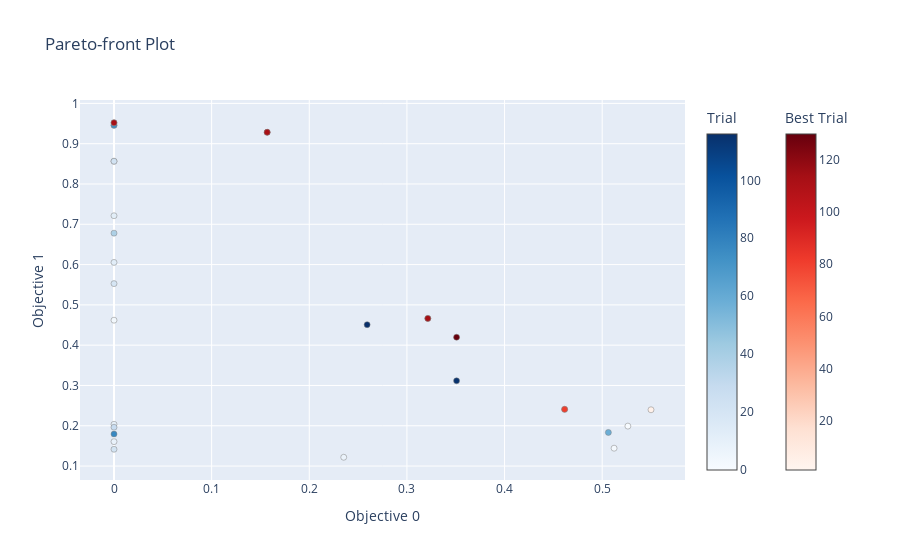

The cell this chart's notebook holds for it:
### Code cell
optuna.visualization.plot_pareto_front(study, targets=lambda t: t.values)

### Figure 1 — Plotly figure (JSON) as saved in the notebook; plotly's stock layout.template omitted (floating-point values rounded to 4 significant figures)
{"data": [{"hovertemplate": "%{text}<extra>Trial</extra>", "marker": {"color": [0, 2, 3, 7, 8, 10, 11, 12, 13, 19, 20, 21, 22, 28, 38, 58, 74, 77, 115, 116], "colorbar": {"title": {"text": "Trial"}}, "colorscale": [[0, "rgb(247,251,255)"], [0.125, "rgb(222,235,247)"], [0.25, "rgb(198,219,239)"], [0.375, "rgb(158,202,225)"], [0.5, "rgb(107,174,214)"], [0.625, "rgb(66,146,198)"], [0.75, "rgb(33,113,181)"], [0.875, "rgb(8,81,156)"], [1, "rgb(8,48,107)"]], "line": {"color": "Grey", "width": 0.5}}, "mode": "markers", "showlegend": false, "text": ["{<br>  \"number\": 0,<br>  \"values\": [<br>    0.5263157894736842,<br>    0.19915208888219763<br>  ],<br>  \"params\": {<br>    \"minPoints\": 7,<br>    \"epsilon\": 2.8409609725522134<br>  },<br>  \"user_attrs\": {<br>    \"unclusteredBags\": 7.0,<br>    \"purity\": 0.532608695652174,<br>    \"precision\": 0.6896551724137931,<br>    \"xb\": 0.09131187265150609,<br>    \"actualNClusters\": 2.0,<br>    \"rand\": 0.532608695652174,<br>    \"sdbw\": 0.9634204110839366,<br>    \"entropy\": 0.8898046322400448,<br>    \"rmsstd\": 0.23322417742028217,<br>    \"recall\": 0.425531914893617,<br>    \"specificity\": 0.7631578947368421,<br>    \"time\": 0.243,<br>    \"clusteredBags\": 85.0,<br>    \"db\": 4.018415756372185,<br>    \"dbcv\": -0.6858259503502765<br>  }<br>}", "{<br>  \"number\": 2,<br>  \"values\": [<br>    0.5121951219512195,<br>    0.1443192456917618<br>  ],<br>  \"params\": {<br>    \"minPoints\": 3,<br>    \"epsilon\": 2.4433652778612345<br>  },<br>  \"user_attrs\": {<br>    \"unclusteredBags\": 6.0,<br>    \"purity\": 0.5760869565217391,<br>    \"precision\": 0.6,<br>    \"xb\": 0.3654748086945995,<br>    \"actualNClusters\": 6.0,<br>    \"rand\": 0.32608695652173914,<br>    \"sdbw\": 0.8290621571380979,<br>    \"entropy\": 0.8653170630420883,<br>    \"rmsstd\": 0.2212999298967137,<br>    \"recall\": 0.44680851063829785,<br>    \"specificity\": 0.6410256410256411,<br>    \"time\": 0.26,<br>    \"clusteredBags\": 86.0,<br>    \"db\": 3.9382527696212044,<br>    \"dbcv\": NaN<br>  }<br>}", "{<br>  \"number\": 3,<br>  \"values\": [<br>    0.0,<br>    0.4619769826028503<br>  ],<br>  \"params\": {<br>    \"minPoints\": 10,<br>    \"epsilon\": 2.178301481400582<br>  },<br>  \"user_attrs\": {<br>    \"unclusteredBags\": 37.0,<br>    \"purity\": 0.391304347826087,<br>    \"precision\": 0.0,<br>    \"xb\": 1.8240050326003576,<br>    \"actualNClusters\": 4.0,<br>    \"rand\": 0.2717391304347826,<br>    \"sdbw\": 0.9208440795104651,<br>    \"entropy\": 0.504948362917223,<br>    \"rmsstd\": 0.2140262709175414,<br>    \"recall\": 0.0,<br>    \"specificity\": 0.0,<br>    \"time\": 0.239,<br>    \"clusteredBags\": 55.0,<br>    \"db\": 9.158096976975173,<br>    \"dbcv\": NaN<br>  }<br>}", "{<br>  \"number\": 7,<br>  \"values\": [<br>    0.23529411764705882,<br>    0.12186552522915228<br>  ],<br>  \"params\": {<br>    \"minPoints\": 4,<br>    \"epsilon\": 3.503620463703845<br>  },<br>  \"user_attrs\": {<br>    \"unclusteredBags\": 2.0,<br>    \"purity\": 0.5760869565217391,<br>    \"precision\": 1.0,<br>    \"xb\": 0.02849702220451041,<br>    \"actualNClusters\": 2.0,<br>    \"rand\": 0.5760869565217391,<br>    \"sdbw\": 0.9818989632282019,<br>    \"entropy\": 0.9036870973510409,<br>    \"rmsstd\": 0.24228022103650676,<br>    \"recall\": 0.13333333333333333,<br>    \"specificity\": 1.0,<br>    \"time\": 0.209,<br>    \"clusteredBags\": 90.0,<br>    \"db\": 2.26202183007152,<br>    \"dbcv\": -0.5795387628850482<br>  }<br>}", "{<br>  \"number\": 8,<br>  \"values\": [<br>    0.0,<br>    0.1606313156736479<br>  ],<br>  \"params\": {<br>    \"minPoints\": 3,<br>    \"epsilon\": 2.8409609725522134<br>  },<br>  \"user_attrs\": {<br>    \"unclusteredBags\": 3.0,<br>    \"purity\": 0.5760869565217391,<br>    \"precision\": 0.0,<br>    \"xb\": 0.10299729809008147,<br>    \"actualNClusters\": 3.0,<br>    \"rand\": 0.5434782608695652,<br>    \"sdbw\": 0.789853484546585,<br>    \"entropy\": 0.8999957861814414,<br>    \"rmsstd\": 0.23167130849369652,<br>    \"recall\": 0.0,<br>    \"specificity\": 0.0,<br>    \"time\": 0.249,<br>    \"clusteredBags\": 89.0,<br>    \"db\": 3.1331532155326847,<br>    \"dbcv\": NaN<br>  }<br>}", "{<br>  \"number\": 10,<br>  \"values\": [<br>    0.0,<br>    0.20369995908388555<br>  ],<br>  \"params\": {<br>    \"minPoints\": 5,<br>    \"epsilon\": 2.708429074321887<br>  },<br>  \"user_attrs\": {<br>    \"unclusteredBags\": 7.0,<br>    \"purity\": 0.5217391304347826,<br>    \"precision\": 0.0,<br>    \"xb\": 0.11623096488274501,<br>    \"actualNClusters\": 3.0,<br>    \"rand\": 0.3695652173913043,<br>    \"sdbw\": 0.918088924848921,<br>    \"entropy\": 0.889987879339369,<br>    \"rmsstd\": 0.21718976094210177,<br>    \"recall\": 0.0,<br>    \"specificity\": 0.0,<br>    \"time\": 0.269,<br>    \"clusteredBags\": 85.0,<br>    \"db\": 3.533431774068814,<br>    \"dbcv\": -0.643229411652357<br>  }<br>}", "{<br>  \"number\": 11,<br>  \"values\": [<br>    0.0,<br>    0.8564381951846697<br>  ],<br>  \"params\": {<br>    \"minPoints\": 6,<br>    \"epsilon\": 1.5156419902489504<br>  },<br>  \"user_attrs\": {<br>    \"unclusteredBags\": 74.0,<br>    \"purity\": 0.17391304347826086,<br>    \"precision\": 0.0,<br>    \"xb\": 0.11313379577117513,<br>    \"actualNClusters\": 3.0,<br>    \"rand\": 0.07608695652173914,<br>    \"sdbw\": 0.8267047985618082,<br>    \"entropy\": 0.08741134760833062,<br>    \"rmsstd\": 0.2049612892413961,<br>    \"recall\": 0.0,<br>    \"specificity\": 0.0,<br>    \"time\": 0.206,<br>    \"clusteredBags\": 18.0,<br>    \"db\": 3.3564218765751774,<br>    \"dbcv\": NaN<br>  }<br>}", "{<br>  \"number\": 12,<br>  \"values\": [<br>    0.0,<br>    0.7212312345590833<br>  ],<br>  \"params\": {<br>    \"minPoints\": 10,<br>    \"epsilon\": 1.780705786709603<br>  },<br>  \"user_attrs\": {<br>    \"unclusteredBags\": 65.0,<br>    \"purity\": 0.2391304347826087,<br>    \"precision\": 0.0,<br>    \"xb\": 1.149425407388785,<br>    \"actualNClusters\": 3.0,<br>    \"rand\": 0.15217391304347827,<br>    \"sdbw\": 0.937907103231656,<br>    \"entropy\": 0.1981021457609688,<br>    \"rmsstd\": 0.21529184923022895,<br>    \"recall\": 0.0,<br>    \"specificity\": 0.0,<br>    \"time\": 0.214,<br>    \"clusteredBags\": 27.0,<br>    \"db\": 9.040113966067713,<br>    \"dbcv\": NaN<br>  }<br>}", "{<br>  \"number\": 13,<br>  \"values\": [<br>    0.0,<br>    0.6053555691458503<br>  ],<br>  \"params\": {<br>    \"minPoints\": 8,<br>    \"epsilon\": 1.9132376849399293<br>  },<br>  \"user_attrs\": {<br>    \"unclusteredBags\": 48.0,<br>    \"purity\": 0.34782608695652173,<br>    \"precision\": 0.0,<br>    \"xb\": 0.3739219991954922,<br>    \"actualNClusters\": 4.0,<br>    \"rand\": 0.1956521739130435,<br>    \"sdbw\": 0.8854496460411418,<br>    \"entropy\": 0.3214177487550479,<br>    \"rmsstd\": 0.19557669672367126,<br>    \"recall\": 0.0,<br>    \"specificity\": 0.0,<br>    \"time\": 0.225,<br>    \"clusteredBags\": 44.0,<br>    \"db\": 5.042095533861254,<br>    \"dbcv\": NaN<br>  }<br>}", "{<br>  \"number\": 19,<br>  \"values\": [<br>    0.0,<br>    0.9456521739130435<br>  ],<br>  \"params\": {<br>    \"minPoints\": 5,<br>    \"epsilon\": 1.3831100920186241<br>  },<br>  \"user_attrs\": {<br>    \"unclusteredBags\": 87.0,<br>    \"purity\": 0.043478260869565216,<br>    \"precision\": 0.0,<br>    \"xb\": NaN,<br>    \"actualNClusters\": 1.0,<br>    \"rand\": 0.043478260869565216,<br>    \"sdbw\": NaN,<br>    \"entropy\": 0.039235222548226215,<br>    \"rmsstd\": 0.24761202388392448,<br>    \"recall\": 0.0,<br>    \"specificity\": 0.0,<br>    \"time\": 0.214,<br>    \"clusteredBags\": 5.0,<br>    \"db\": NaN,<br>    \"dbcv\": NaN<br>  }<br>}", "{<br>  \"number\": 20,<br>  \"values\": [<br>    0.0,<br>    0.5527525643263004<br>  ],<br>  \"params\": {<br>    \"minPoints\": 9,<br>    \"epsilon\": 2.0457695831702556<br>  },<br>  \"user_attrs\": {<br>    \"unclusteredBags\": 43.0,<br>    \"purity\": 0.3695652173913043,<br>    \"precision\": 0.0,<br>    \"xb\": 0.46208767485428853,<br>    \"actualNClusters\": 3.0,<br>    \"rand\": 0.2717391304347826,<br>    \"sdbw\": 0.8684797195537776,<br>    \"entropy\": 0.42435018291509985,<br>    \"rmsstd\": 0.20555193330459162,<br>    \"recall\": 0.0,<br>    \"specificity\": 0.0,<br>    \"time\": 0.238,<br>    \"clusteredBags\": 49.0,<br>    \"db\": 6.135444772593101,<br>    \"dbcv\": NaN<br>  }<br>}", "{<br>  \"number\": 21,<br>  \"values\": [<br>    0.0,<br>    0.14165413121536274<br>  ],<br>  \"params\": {<br>    \"minPoints\": 2,<br>    \"epsilon\": 3.2385566672431922<br>  },<br>  \"user_attrs\": {<br>    \"unclusteredBags\": 1.0,<br>    \"purity\": 0.5652173913043478,<br>    \"precision\": 0.0,<br>    \"xb\": 0.1535200835625353,<br>    \"actualNClusters\": 4.0,<br>    \"rand\": 0.4673913043478261,<br>    \"sdbw\": 0.9442432842076347,<br>    \"entropy\": 0.9287789140781227,<br>    \"rmsstd\": 0.23015556986347016,<br>    \"recall\": 0.0,<br>    \"specificity\": 0.0,<br>    \"time\": 0.271,<br>    \"clusteredBags\": 91.0,<br>    \"db\": 2.7695328569936257,<br>    \"dbcv\": NaN<br>  }<br>}", "{<br>  \"number\": 22,<br>  \"values\": [<br>    0.0,<br>    0.8564381951846697<br>  ],<br>  \"params\": {<br>    \"minPoints\": 6,<br>    \"epsilon\": 1.5156419902489504<br>  },<br>  \"user_attrs\": {<br>    \"unclusteredBags\": 74.0,<br>    \"purity\": 0.17391304347826086,<br>    \"precision\": 0.0,<br>    \"xb\": 0.11313379577117513,<br>    \"actualNClusters\": 3.0,<br>    \"rand\": 0.07608695652173914,<br>    \"sdbw\": 0.8267047985618082,<br>    \"entropy\": 0.08741134760833062,<br>    \"rmsstd\": 0.2049612892413961,<br>    \"recall\": 0.0,<br>    \"specificity\": 0.0,<br>    \"time\": 0.211,<br>    \"clusteredBags\": 18.0,<br>    \"db\": 3.3564218765751774,<br>    \"dbcv\": NaN<br>  }<br>}", "{<br>  \"number\": 28,<br>  \"values\": [<br>    0.0,<br>    0.1963364068131953<br>  ],<br>  \"params\": {<br>    \"minPoints\": 4,<br>    \"epsilon\": 2.310833379630908<br>  },<br>  \"user_attrs\": {<br>    \"unclusteredBags\": 13.0,<br>    \"purity\": 0.5543478260869565,<br>    \"precision\": 0.0,<br>    \"xb\": 1.5906220460657647,<br>    \"actualNClusters\": 6.0,<br>    \"rand\": 0.30434782608695654,<br>    \"sdbw\": 0.9506809780738076,<br>    \"entropy\": 0.7564485969571394,<br>    \"rmsstd\": 0.21647620641386275,<br>    \"recall\": 0.0,<br>    \"specificity\": 0.0,<br>    \"time\": 0.258,<br>    \"clusteredBags\": 79.0,<br>    \"db\": 7.041173434840829,<br>    \"dbcv\": NaN<br>  }<br>}", "{<br>  \"number\": 38,<br>  \"values\": [<br>    0.0,<br>    0.6779804326016835<br>  ],<br>  \"params\": {<br>    \"minPoints\": 7,<br>    \"epsilon\": 1.780705786709603<br>  },<br>  \"user_attrs\": {<br>    \"unclusteredBags\": 59.0,<br>    \"purity\": 0.30434782608695654,<br>    \"precision\": 0.0,<br>    \"xb\": 0.2168689436831883,<br>    \"actualNClusters\": 4.0,<br>    \"rand\": 0.16304347826086957,<br>    \"sdbw\": 0.882684315326096,<br>    \"entropy\": 0.17987045007220642,<br>    \"rmsstd\": 0.21490450304564637,<br>    \"recall\": 0.0,<br>    \"specificity\": 0.0,<br>    \"time\": 0.246,<br>    \"clusteredBags\": 33.0,<br>    \"db\": 3.978235399567394,<br>    \"dbcv\": NaN<br>  }<br>}", "{<br>  \"number\": 58,<br>  \"values\": [<br>    0.5063291139240507,<br>    0.1834167034679391<br>  ],<br>  \"params\": {<br>    \"minPoints\": 9,<br>    \"epsilon\": 3.106024769012866<br>  },<br>  \"user_attrs\": {<br>    \"unclusteredBags\": 5.0,<br>    \"purity\": 0.5217391304347826,<br>    \"precision\": 0.625,<br>    \"xb\": 0.08544027819699944,<br>    \"actualNClusters\": 2.0,<br>    \"rand\": 0.5217391304347826,<br>    \"sdbw\": 0.9567135610068201,<br>    \"entropy\": 0.9296605647981369,<br>    \"rmsstd\": 0.2319619117142791,<br>    \"recall\": 0.425531914893617,<br>    \"specificity\": 0.7,<br>    \"time\": 0.261,<br>    \"clusteredBags\": 87.0,<br>    \"db\": 3.889074546452046,<br>    \"dbcv\": -0.6874126346021637<br>  }<br>}", "{<br>  \"number\": 74,<br>  \"values\": [<br>    0.0,<br>    0.9456521739130435<br>  ],<br>  \"params\": {<br>    \"minPoints\": 5,<br>    \"epsilon\": 1.3831100920186241<br>  },<br>  \"user_attrs\": {<br>    \"unclusteredBags\": 87.0,<br>    \"purity\": 0.043478260869565216,<br>    \"precision\": 0.0,<br>    \"xb\": NaN,<br>    \"actualNClusters\": 1.0,<br>    \"rand\": 0.043478260869565216,<br>    \"sdbw\": NaN,<br>    \"entropy\": 0.039235222548226215,<br>    \"rmsstd\": 0.24761202388392448,<br>    \"recall\": 0.0,<br>    \"specificity\": 0.0,<br>    \"time\": 0.207,<br>    \"clusteredBags\": 5.0,<br>    \"db\": NaN,<br>    \"dbcv\": NaN<br>  }<br>}", "{<br>  \"number\": 77,<br>  \"values\": [<br>    0.0,<br>    0.17934314311742514<br>  ],<br>  \"params\": {<br>    \"minPoints\": 3,<br>    \"epsilon\": 2.310833379630908<br>  },<br>  \"user_attrs\": {<br>    \"unclusteredBags\": 10.0,<br>    \"purity\": 0.5869565217391305,<br>    \"precision\": 0.0,<br>    \"xb\": 1.6475853071211497,<br>    \"actualNClusters\": 7.0,<br>    \"rand\": 0.30434782608695654,<br>    \"sdbw\": 0.8721289175226191,<br>    \"entropy\": 0.7564485969571394,<br>    \"rmsstd\": 0.21450575125919583,<br>    \"recall\": 0.0,<br>    \"specificity\": 0.0,<br>    \"time\": 0.264,<br>    \"clusteredBags\": 82.0,<br>    \"db\": 6.209279532542807,<br>    \"dbcv\": NaN<br>  }<br>}", "{<br>  \"number\": 115,<br>  \"values\": [<br>    0.3508771929824561,<br>    0.311558696116228<br>  ],<br>  \"params\": {<br>    \"minPoints\": 4,<br>    \"epsilon\": 2.0457695831702556<br>  },<br>  \"user_attrs\": {<br>    \"unclusteredBags\": 19.0,<br>    \"purity\": 0.5652173913043478,<br>    \"precision\": 1.0,<br>    \"xb\": 1.0041060630594663,<br>    \"actualNClusters\": 9.0,<br>    \"rand\": 0.2391304347826087,<br>    \"sdbw\": 0.8053724587264229,<br>    \"entropy\": 0.5409652085041649,<br>    \"rmsstd\": 0.2081013735524732,<br>    \"recall\": 0.2127659574468085,<br>    \"specificity\": 1.0,<br>    \"time\": 0.246,<br>    \"clusteredBags\": 73.0,<br>    \"db\": 5.066805954014814,<br>    \"dbcv\": NaN<br>  }<br>}", "{<br>  \"number\": 116,<br>  \"values\": [<br>    0.25925925925925924,<br>    0.4508646379458619<br>  ],<br>  \"params\": {<br>    \"minPoints\": 2,<br>    \"epsilon\": 1.6481738884792767<br>  },<br>  \"user_attrs\": {<br>    \"unclusteredBags\": 27.0,<br>    \"purity\": 0.6195652173913043,<br>    \"precision\": 1.0,<br>    \"xb\": NaN,<br>    \"actualNClusters\": 17.0,<br>    \"rand\": 0.11956521739130435,<br>    \"sdbw\": 0.6814149329800142,<br>    \"entropy\": 0.2395852606518089,<br>    \"rmsstd\": 0.20019958678380773,<br>    \"recall\": 0.14893617021276595,<br>    \"specificity\": 1.0,<br>    \"time\": 0.226,<br>    \"clusteredBags\": 65.0,<br>    \"db\": NaN,<br>    \"dbcv\": NaN<br>  }<br>}"], "type": "scatter", "x": [0.5263, 0.5122, 0, 0.2353, 0, 0, 0, 0, 0, 0, 0, 0, 0, 0, 0, 0.5063, 0, 0, 0.3509, 0.2593], "y": [0.1992, 0.1443, 0.462, 0.1219, 0.1606, 0.2037, 0.8564, 0.7212, 0.6054, 0.9457, 0.5528, 0.1417, 0.8564, 0.1963, 0.678, 0.1834, 0.9457, 0.1793, 0.3116, 0.4509]}, {"hovertemplate": "%{text}<extra>Best Trial</extra>", "marker": {"color": [1, 4, 5, 9, 81, 93, 112, 113, 114, 130], "colorbar": {"title": {"text": "Best Trial"}, "x": 1.1, "xpad": 40}, "colorscale": [[0, "rgb(255,245,240)"], [0.125, "rgb(254,224,210)"], [0.25, "rgb(252,187,161)"], [0.375, "rgb(252,146,114)"], [0.5, "rgb(251,106,74)"], [0.625, "rgb(239,59,44)"], [0.75, "rgb(203,24,29)"], [0.875, "rgb(165,15,21)"], [1, "rgb(103,0,13)"]], "line": {"color": "Grey", "width": 0.5}}, "mode": "markers", "showlegend": false, "text": ["{<br>  \"number\": 1,<br>  \"values\": [<br>    0.46153846153846156,<br>    0.24077127598059103<br>  ],<br>  \"params\": {<br>    \"minPoints\": 8,<br>    \"epsilon\": 2.5758971760915608<br>  },<br>  \"user_attrs\": {<br>    \"unclusteredBags\": 12.0,<br>    \"purity\": 0.5434782608695652,<br>    \"precision\": 0.5806451612903226,<br>    \"xb\": 0.2218371284876234,<br>    \"actualNClusters\": 3.0,<br>    \"rand\": 0.3804347826086957,<br>    \"sdbw\": 0.9662680861427134,<br>    \"entropy\": 0.792460557193463,<br>    \"rmsstd\": 0.2204372220591827,<br>    \"recall\": 0.3829787234042553,<br>    \"specificity\": 0.6060606060606061,<br>    \"time\": 0.243,<br>    \"clusteredBags\": 80.0,<br>    \"db\": 4.951522066054365,<br>    \"dbcv\": -0.591170327893492<br>  }<br>}", "{<br>  \"number\": 4,<br>  \"values\": [<br>    0.55,<br>    0.23967940069910634<br>  ],<br>  \"params\": {<br>    \"minPoints\": 9,<br>    \"epsilon\": 2.4433652778612345<br>  },<br>  \"user_attrs\": {<br>    \"unclusteredBags\": 15.0,<br>    \"purity\": 0.5434782608695652,<br>    \"precision\": 0.6666666666666666,<br>    \"xb\": 0.2797307031229158,<br>    \"actualNClusters\": 4.0,<br>    \"rand\": 0.32608695652173914,<br>    \"sdbw\": 0.937007556328971,<br>    \"entropy\": 0.7706997553833398,<br>    \"rmsstd\": 0.21875400876581808,<br>    \"recall\": 0.46808510638297873,<br>    \"specificity\": 0.6333333333333333,<br>    \"time\": 0.266,<br>    \"clusteredBags\": 77.0,<br>    \"db\": 4.4902080387828045,<br>    \"dbcv\": -0.5054461326136526<br>  }<br>}", "{<br>  \"number\": 5,<br>  \"values\": [<br>    0.0,<br>    0.9519643987079918<br>  ],<br>  \"params\": {<br>    \"minPoints\": 2,<br>    \"epsilon\": 0.9855143973276451<br>  },<br>  \"user_attrs\": {<br>    \"unclusteredBags\": 81.0,<br>    \"purity\": 0.11956521739130435,<br>    \"precision\": 0.0,<br>    \"xb\": 0.14663027274919443,<br>    \"actualNClusters\": 5.0,<br>    \"rand\": 0.05434782608695652,<br>    \"sdbw\": 0.7379150599659087,<br>    \"entropy\": 0.0,<br>    \"rmsstd\": 0.222600199436789,<br>    \"recall\": 0.0,<br>    \"specificity\": 0.0,<br>    \"time\": 0.197,<br>    \"clusteredBags\": 11.0,<br>    \"db\": 3.158089311851175,<br>    \"dbcv\": NaN<br>  }<br>}", "{<br>  \"number\": 9,<br>  \"values\": [<br>    0.32142857142857145,<br>    0.46642607502986094<br>  ],<br>  \"params\": {<br>    \"minPoints\": 3,<br>    \"epsilon\": 1.780705786709603<br>  },<br>  \"user_attrs\": {<br>    \"unclusteredBags\": 25.0,<br>    \"purity\": 0.5652173913043478,<br>    \"precision\": 1.0,<br>    \"xb\": 0.8355823064570116,<br>    \"actualNClusters\": 11.0,<br>    \"rand\": 0.17391304347826086,<br>    \"sdbw\": 0.7216970803658073,<br>    \"entropy\": 0.4154972105697361,<br>    \"rmsstd\": 0.18727929694934844,<br>    \"recall\": 0.19148936170212766,<br>    \"specificity\": 1.0,<br>    \"time\": 0.225,<br>    \"clusteredBags\": 67.0,<br>    \"db\": 4.443199450414725,<br>    \"dbcv\": NaN<br>  }<br>}", "{<br>  \"number\": 81,<br>  \"values\": [<br>    0.46153846153846156,<br>    0.24077127598059103<br>  ],<br>  \"params\": {<br>    \"minPoints\": 8,<br>    \"epsilon\": 2.5758971760915608<br>  },<br>  \"user_attrs\": {<br>    \"unclusteredBags\": 12.0,<br>    \"purity\": 0.5434782608695652,<br>    \"precision\": 0.5806451612903226,<br>    \"xb\": 0.2218371284876234,<br>    \"actualNClusters\": 3.0,<br>    \"rand\": 0.3804347826086957,<br>    \"sdbw\": 0.9662680861427134,<br>    \"entropy\": 0.792460557193463,<br>    \"rmsstd\": 0.2204372220591827,<br>    \"recall\": 0.3829787234042553,<br>    \"specificity\": 0.6060606060606061,<br>    \"time\": 0.254,<br>    \"clusteredBags\": 80.0,<br>    \"db\": 4.951522066054365,<br>    \"dbcv\": -0.591170327893492<br>  }<br>}", "{<br>  \"number\": 93,<br>  \"values\": [<br>    0.1568627450980392,<br>    0.9283340565987419<br>  ],<br>  \"params\": {<br>    \"minPoints\": 4,<br>    \"epsilon\": 1.2505781937882978<br>  },<br>  \"user_attrs\": {<br>    \"unclusteredBags\": 80.0,<br>    \"purity\": 0.10869565217391304,<br>    \"precision\": 1.0,<br>    \"xb\": 0.08447570669626155,<br>    \"actualNClusters\": 3.0,<br>    \"rand\": 0.07608695652173914,<br>    \"sdbw\": 0.7481500428560292,<br>    \"entropy\": 0.07054592386601155,<br>    \"rmsstd\": 0.19713902475797737,<br>    \"recall\": 0.0851063829787234,<br>    \"specificity\": 1.0,<br>    \"time\": 0.221,<br>    \"clusteredBags\": 12.0,<br>    \"db\": 2.983281910175941,<br>    \"dbcv\": NaN<br>  }<br>}", "{<br>  \"number\": 112,<br>  \"values\": [<br>    0.1568627450980392,<br>    0.9283340565987419<br>  ],<br>  \"params\": {<br>    \"minPoints\": 4,<br>    \"epsilon\": 1.2505781937882978<br>  },<br>  \"user_attrs\": {<br>    \"unclusteredBags\": 80.0,<br>    \"purity\": 0.10869565217391304,<br>    \"precision\": 1.0,<br>    \"xb\": 0.08447570669626155,<br>    \"actualNClusters\": 3.0,<br>    \"rand\": 0.07608695652173914,<br>    \"sdbw\": 0.7481500428560292,<br>    \"entropy\": 0.07054592386601155,<br>    \"rmsstd\": 0.19713902475797737,<br>    \"recall\": 0.0851063829787234,<br>    \"specificity\": 1.0,<br>    \"time\": 0.199,<br>    \"clusteredBags\": 12.0,<br>    \"db\": 2.983281910175941,<br>    \"dbcv\": NaN<br>  }<br>}", "{<br>  \"number\": 113,<br>  \"values\": [<br>    0.0,<br>    0.9519643987079918<br>  ],<br>  \"params\": {<br>    \"minPoints\": 2,<br>    \"epsilon\": 0.9855143973276451<br>  },<br>  \"user_attrs\": {<br>    \"unclusteredBags\": 81.0,<br>    \"purity\": 0.11956521739130435,<br>    \"precision\": 0.0,<br>    \"xb\": 0.14663027274919443,<br>    \"actualNClusters\": 5.0,<br>    \"rand\": 0.05434782608695652,<br>    \"sdbw\": 0.7379150599659087,<br>    \"entropy\": 0.0,<br>    \"rmsstd\": 0.222600199436789,<br>    \"recall\": 0.0,<br>    \"specificity\": 0.0,<br>    \"time\": 0.196,<br>    \"clusteredBags\": 11.0,<br>    \"db\": 3.158089311851175,<br>    \"dbcv\": NaN<br>  }<br>}", "{<br>  \"number\": 114,<br>  \"values\": [<br>    0.32142857142857145,<br>    0.46642607502986094<br>  ],<br>  \"params\": {<br>    \"minPoints\": 3,<br>    \"epsilon\": 1.780705786709603<br>  },<br>  \"user_attrs\": {<br>    \"unclusteredBags\": 25.0,<br>    \"purity\": 0.5652173913043478,<br>    \"precision\": 1.0,<br>    \"xb\": 0.8355823064570116,<br>    \"actualNClusters\": 11.0,<br>    \"rand\": 0.17391304347826086,<br>    \"sdbw\": 0.7216970803658073,<br>    \"entropy\": 0.4154972105697361,<br>    \"rmsstd\": 0.18727929694934844,<br>    \"recall\": 0.19148936170212766,<br>    \"specificity\": 1.0,<br>    \"time\": 0.232,<br>    \"clusteredBags\": 67.0,<br>    \"db\": 4.443199450414725,<br>    \"dbcv\": NaN<br>  }<br>}", "{<br>  \"number\": 130,<br>  \"values\": [<br>    0.3508771929824561,<br>    0.4198192776528154<br>  ],<br>  \"params\": {<br>    \"minPoints\": 5,<br>    \"epsilon\": 2.0457695831702556<br>  },<br>  \"user_attrs\": {<br>    \"unclusteredBags\": 25.0,<br>    \"purity\": 0.5217391304347826,<br>    \"precision\": 1.0,<br>    \"xb\": 0.8156738438185824,<br>    \"actualNClusters\": 8.0,<br>    \"rand\": 0.1956521739130435,<br>    \"sdbw\": 0.8436226119359959,<br>    \"entropy\": 0.50138173010742,<br>    \"rmsstd\": 0.19285808829468074,<br>    \"recall\": 0.2127659574468085,<br>    \"specificity\": 1.0,<br>    \"time\": 0.252,<br>    \"clusteredBags\": 67.0,<br>    \"db\": 4.392105315627796,<br>    \"dbcv\": NaN<br>  }<br>}"], "type": "scatter", "x": [0.4615, 0.55, 0, 0.3214, 0.4615, 0.1569, 0.1569, 0, 0.3214, 0.3509], "y": [0.2408, 0.2397, 0.952, 0.4664, 0.2408, 0.9283, 0.9283, 0.952, 0.4664, 0.4198]}], "layout": {"title": {"text": "Pareto-front Plot"}, "xaxis": {"title": {"text": "Objective 0"}}, "yaxis": {"title": {"text": "Objective 1"}}}}
